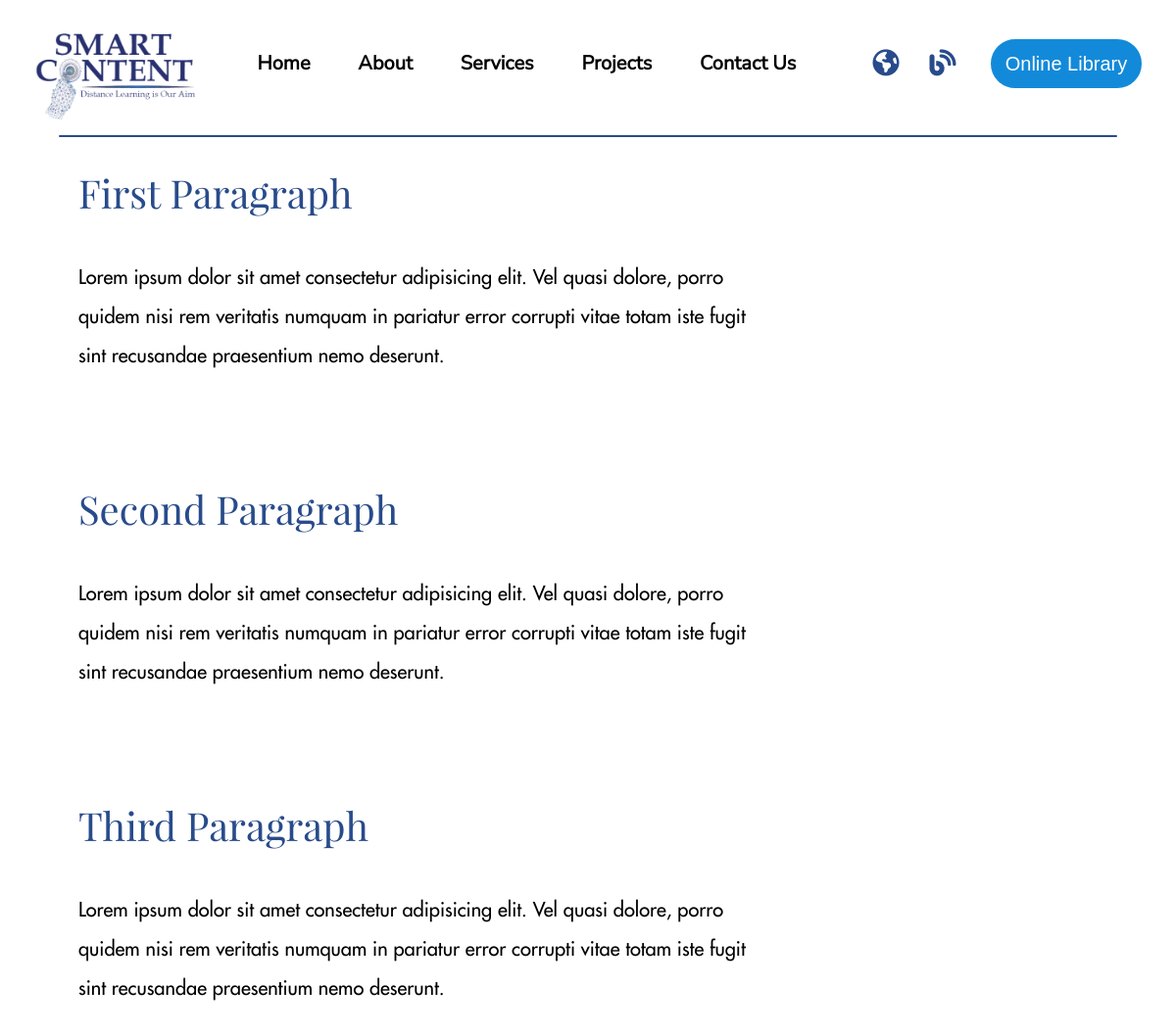
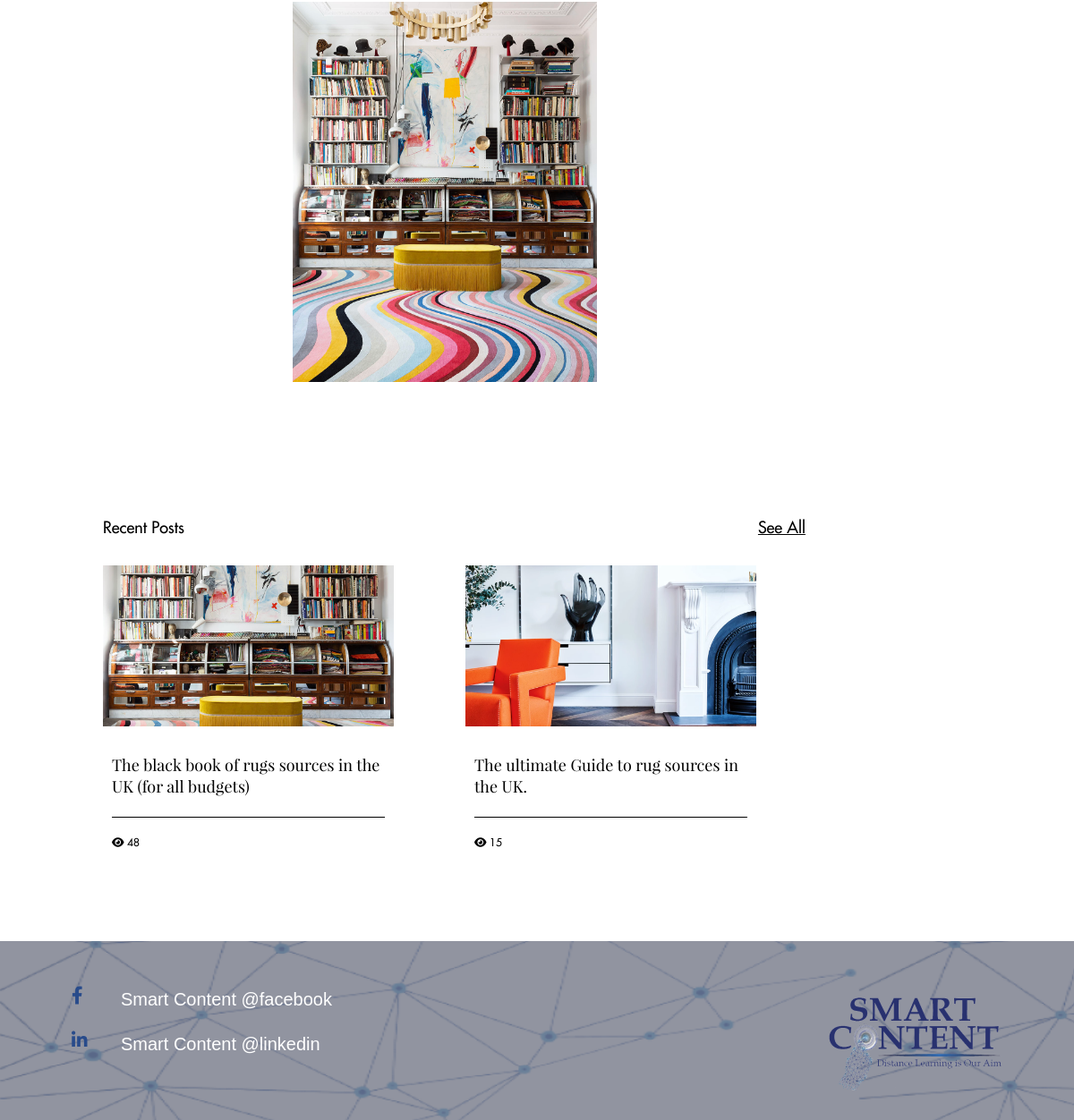
Screenshot of /article-8/ with the database file from the repository (2 pictures, top to bottom).
### home/models.py (models this page shows, shortened)
class Paragraph(models.Model):
    heading = models.CharField(max_length=200)
    text = models.TextField()
    first_image = models.ImageField(upload_to="uploads/photos/", blank=True)
    second_image = models.ImageField(upload_to="uploads/photos/", blank=True)
    order = models.IntegerField(verbose_name="Order")
    article = models.ForeignKey(Article, on_delete=models.CASCADE, null=True)

class Article(models.Model):
    article_title = models.CharField(verbose_name="Article Title", max_length=80)
    article_description = models.TextField(verbose_name="Description", max_length=200)
    date_pub = models.DateField(verbose_name="Date Published", auto_now=True)
    cover_image = models.ImageField(verbose_name="Cover Image", upload_to="uploads/photos/")
    views = models.IntegerField(editable=False, default=0)
    def visited(self):
        self.views += 1
        self.save()

### home/views.py (the view)
# urls.py: path("article-<int:article_id>/", article, name="article"),
def article(request, article_id):
    current_article = Article.objects.get(id=article_id)
    current_article.visited()
    print(current_article.views)
    paragraphs = Paragraph.objects.filter(article=current_article).order_by("order")
    recent_articles = Article.objects.all()[:2]
    context = {
        "article_title": current_article.article_title,
        "paragraphs": paragraphs,
        "recent_articles": recent_articles
    }
    return render(request, "home/article.html", context=context)

### home/templates/home/article.html (shortened to what this page needs)
{% extends "home/base.html" %}
{% load static %}
{% block content %}
<div class="article" id="top">
    <div class="content">
    {% for paragraph in paragraphs %}
        <div class="par">
            <h2>
                {{ paragraph.heading }}
            </h2>
            <p>
                {{ paragraph.text }}
            </p>
            <div class="images">
            {% if paragraph.second_image %}
                {% if paragraph.first_image and paragraph.second_image %}
                    <img class="double" src="{% static paragraph.second_image.url %}" alt="" />
                {% endif %}
            {% else %}
                {% if paragraph.first_image %}
                    <img src="{% static paragraph.first_image.url %}" alt="" />
                {% endif %}
            {% endif %}
            </div>
        </div>
    {% endfor %}
    </div>
</div>
<div class="recent">
    <div class="title">
        <h4>Recent Posts</h4>
        <a href="{% url 'home:blog' %}">See All</a>
    </div>
    <div class="content">
        {% for recent_article in recent_articles %}
            <a href="{% url 'home:article' recent_article.id %}" class="article-recent">
                <img src="{{ recent_article.cover_image.url }}" alt="" />
                <div class="details">
                    <h5>
                        {{ recent_article.article_title }}
                    </h5>
                    <div class="seperator"></div>
                    <span>
                        <i class="fa-regular fa-eye"></i>
                        {{ recent_article.views }}
                    </span>
                </div>
            </a>
        {% endfor %}
    </div>
</div>
{% endblock %}

### staticfiles/css/blog.css (style rules this page uses)
:root { --theme-color: #138ad9; --dark-blue: #284b8b; }
* { margin: 0; box-sizing: border-box; }
html, body { overflow-x: hidden; scroll-behavior: smooth; background-color: #fff; font-family: Arial, "Helvetica Neue", Helvetica, sans-serif; }
h2 { font-family: "Arial Black", "Arial Bold", "Gadget", sans-serif; color: var(--dark-blue); }
.article * { padding: 0; margin: 0; box-sizing: border-box; }
.article { padding: 150px 10px 30px; display: flex; justify-content: flex-start; align-items: flex-start; overflow: auto; width: 100%; max-width: 1100px; margin: auto; overflow-x: hidden; }
.article .content { width: 750px; padding: 20px; overflow-x: hidden; }
.article .content .par { display: flex; flex-direction: column; justify-content: space-between; margin-bottom: 80px; }
.article .content .par h2 { font-family: "Playfair"; font-weight: 400; font-size: 40px; margin-bottom: 40px; }
.article .content .par p { font-family: "Futura"; font-weight: lighter; font-size: 20px; line-height: 2; margin-bottom: 30px; }
.article .content .par:first-child { width: fit-content; max-width: 710px; }
.article .content .par:not(:first-child) img { max-width: 590px; object-fit: cover; }
.article .content .par .images { width: 100%; display: flex; justify-content: space-evenly; }
.article .content .par .images .double { max-width: 340px; display: flex; justify-content: space-evenly; object-fit: cover; }
.recent { width: 100%; max-width: 1100px; margin: auto; display: flex; flex-direction: column; justify-content: space-evenly; padding: 20px 250px 20px 65px; }
.recent * { font-family: "Futura"; font-size: 18px; font-weight: 100; }
.recent .title { display: flex; justify-content: space-between; align-items: center; width: 100%; margin-bottom: 30px; }
.recent .title a { color: #000; }
.recent .content { width: 100%; display: flex; align-items: center; }
.recent .content .article-recent { width: 325px; height: 400px; margin-right: 80px; color: #000; text-decoration: none; }
.recent .content .article-recent img { width: 325px; max-height: 180px; object-fit: cover; margin-bottom: 15px; }
.recent .content .article-recent .details { padding: 10px; display: flex; flex-direction: column; justify-content: space-evenly; }
.recent .content .article-recent .details h5 { width: 100%; height: 50px; overflow: hidden; font-family: "Playfair"; margin-bottom: 20px; }
.recent .content .article-recent .details .seperator { width: 100%; height: 1px; background-color: #000; margin-bottom: 20px; }
.recent .content .article-recent .details span, .recent .content .article-recent .details span i { font-size: 12px; }

### rows the page displays
Paragraph: heading "First Paragraph", text "Lorem ipsum dolor sit amet consectetur adipisicing elit. Vel quasi dolore, porro quidem nisi rem veritatis numquam in pariatur error corrupti vitae totam iste fugit sint recusandae praesentium nemo deserunt."
Paragraph: heading "Second Paragraph", text "Lorem ipsum dolor sit amet consectetur adipisicing elit. Vel quasi dolore, porro quidem nisi rem veritatis numquam in pariatur error corrupti vitae totam iste fugit sint recusandae praesentium nemo deserunt."
Paragraph: heading "Third Paragraph", text "Lorem ipsum dolor sit amet consectetur adipisicing elit. Vel quasi dolore, porro quidem nisi rem veritatis numquam in pariatur error corrupti vitae totam iste fugit sint recusandae praesentium nemo deserunt.", second_image (picture)
Article: cover_image (picture), article_title "The black book of rugs sources in the UK (for all budgets)", views "48"
Article: cover_image (picture), article_title "The ultimate Guide to rug sources in the UK.", views "15"
